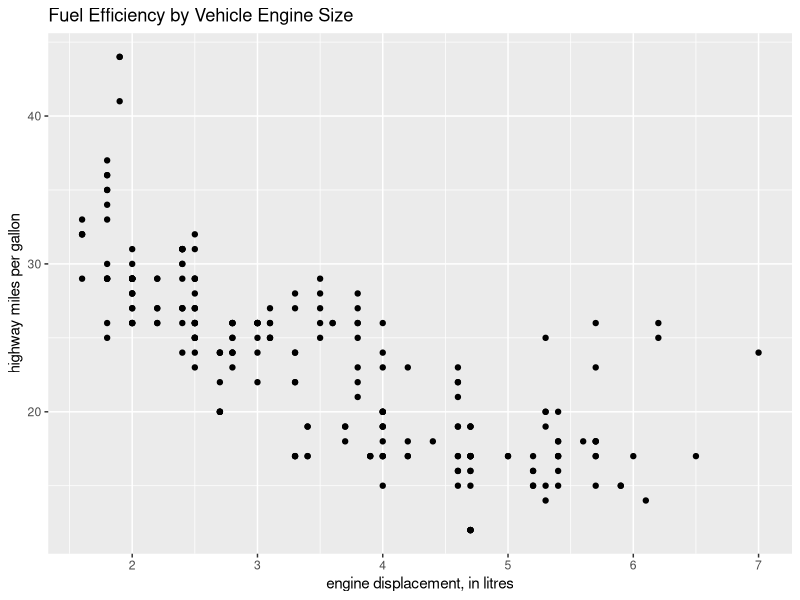

Recreate this plot in R.
## ---- chunk 1
#| include: false
library(tidyverse)
## ---- chunk 2
#| fig-cap: "Fuel mileage scatterplot"
ggplot(
  mpg,
  aes(
    x = displ,
    y = hwy
  )
) +
  geom_point() +
  labs(
    title = "Fuel Efficiency by Vehicle Engine Size",
    x = "engine displacement, in litres",
    y = "highway miles per gallon"
  )
